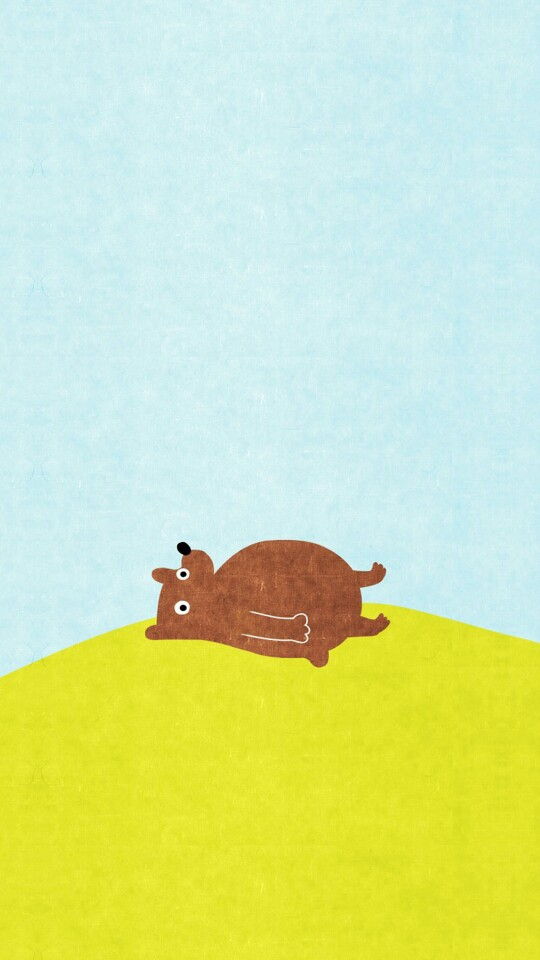
//> input picture FleaMarket/images/1.jpeg, 540 x 960 px
$ ./shash images/1.jpeg   (built with g++ and OpenCV 4)
//> lines starting //> are read from the running program, lines starting //| are printed output that depends on the picture
//> further down, matSrc is the input picture: 960 rows x 540 cols, CV_8UC3; mean B, G, R 167.9, 229.3, 211.1
#include <iostream>
#include <opencv2/opencv.hpp>
// #include <mysql++.h>
using namespace cv;
using namespace std;
// using namespace mysqlpp;

// pHash算法
int* pHashValue(Mat &matSrc)
{
	//压缩图片
	resize(matSrc, matSrc, Size(357, 419), 0, 0, INTER_NEAREST);
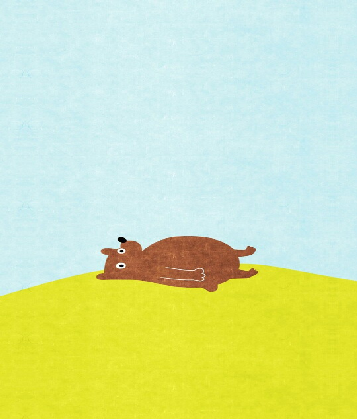
//> matSrc: 419 rows x 357 cols, CV_8UC3; mean B, G, R 168.2, 229.3, 211.1
	Mat matDst;
	resize(matSrc, matDst, Size(8, 8), 0, 0, INTER_CUBIC);

	//检查图片通道数
	if(matDst.channels() == 3){
		//将图片转为灰度图片
		cvtColor(matDst, matDst, CV_BGR2GRAY);
	}

	int iAvg = 0;
	int* arr = new int[64];

	//求取DCT系数均值（左上角8*8区块的DCT系数）
	for (int i = 0; i < 8; i++) {
		uchar* data = matDst.ptr<uchar>(i);
		int tmp = i * 8;
		for (int j = 0; j < 8; j++) {
			int tmp1 = tmp + j;
			arr[tmp1] = data[j] / 4 * 4;
			iAvg += arr[tmp1];
		}
	}
//> this loop made 8 passes
//> iAvg on passes 1 to 8: 1816, 3628, 5452, 7268, 9084, 10696, 12320, 13956
//> after the loop, iAvg = 13956

	iAvg /= 64;
//> iAvg = 218

	//计算哈希值
	for (int i = 0; i < 64; i++) {
		arr[i] = (arr[i] >= iAvg) ? 1 : 0;
	}
	return arr;
}

//汉明距离计算
int HanmingDistance(string arr1[],string arr2[])
{
	int iDiffNum = 0;

	for (int i = 0; i < 64; i++)
		if (arr1[i] != arr2[i])
			++iDiffNum;

	cout<<"iDiffNum = "<<iDiffNum<<endl;

	if (iDiffNum <= 5)
		cout<<"一样的"<<endl;
	else if (iDiffNum > 10)
		cout<<"不一样的"<<endl;
	else
		cout<<"蛮像的"<<endl;
}

int main(int argc, char ** argv){

	// [12 lines of commented-out code are left out]
			Mat matSrc;
			matSrc = imread(argv[1], CV_LOAD_IMAGE_COLOR);
			int* arr = new int[64];
			arr = pHashValue(matSrc);
			string str(64,'\0');
			for(int i = 0; i < 64; i++)
				str[i] = arr[i] + '0';

			//输出hash值
			cout<<str<<endl;
//| 1111111111111111111111111111111111111111000000000000000000000000


		// [13 lines of commented-out code are left out]
}

$ run again, on FleaMarket/images/12.png
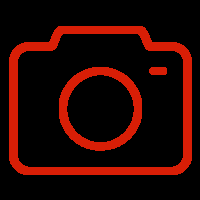
//> input picture FleaMarket/images/12.png, 200 x 200 px
//> matSrc is the input picture: 200 rows x 200 cols, CV_8UC3; mean B, G, R 1.1, 5.5, 39.8
//> in pHashValue, `resize(matSrc, matSrc, Size(357, 419), 0, 0, INTER_NEAREST);`:
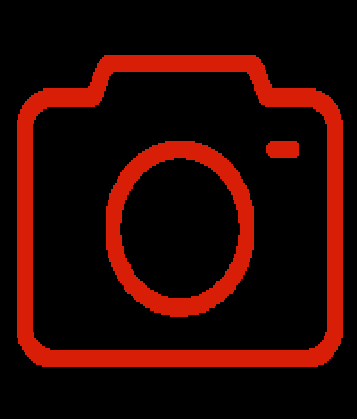
//> matSrc: 419 rows x 357 cols, CV_8UC3; mean B, G, R 1.1, 5.5, 39.9
//> the loop in pHashValue, `for (int i = 0; i < 8; i++)` made 8 passes
//> iAvg on passes 1 to 8: 0, 0, 160, 320, 640, 800, 960, 960
//> after the loop in pHashValue, `for (int i = 0; i < 8; i++)`: iAvg = 960
//> in pHashValue, `iAvg /= 64;`: iAvg = 15
//| 0000000000000000100000011000000110100101100000011000000100000000

$ run again, on FleaMarket/images/2.jpg
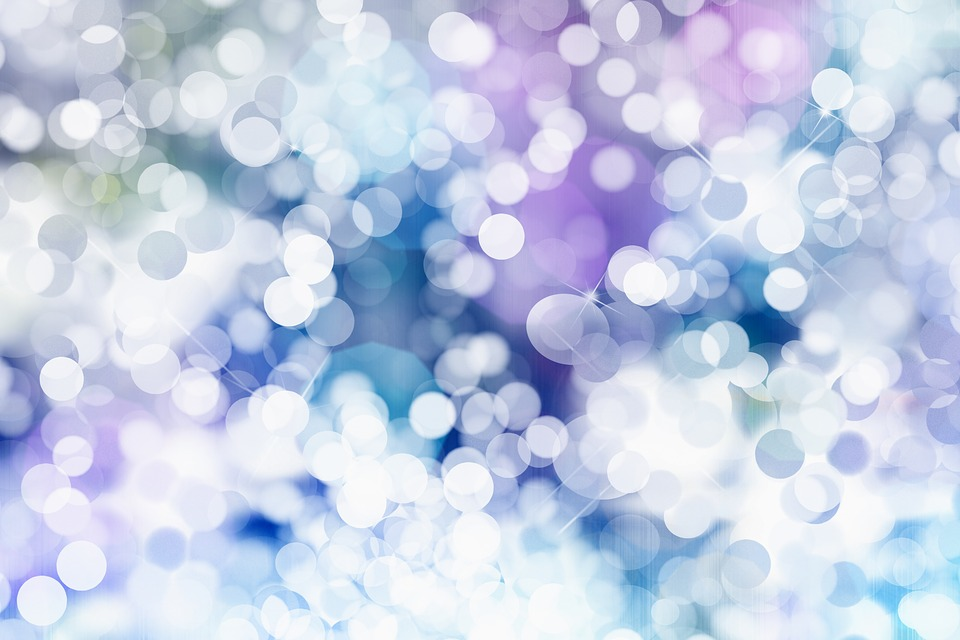
//> input picture FleaMarket/images/2.jpg, 960 x 640 px
//> matSrc is the input picture: 640 rows x 960 cols, CV_8UC3; mean B, G, R 228.4, 205.6, 195.2
//> in pHashValue, `resize(matSrc, matSrc, Size(357, 419), 0, 0, INTER_NEAREST);`:
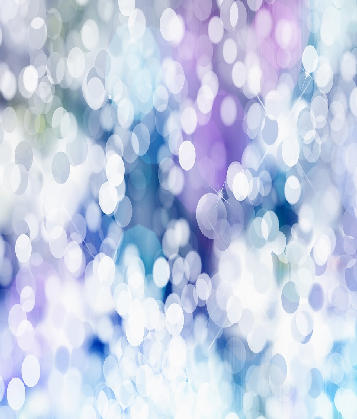
//> matSrc: 419 rows x 357 cols, CV_8UC3; mean B, G, R 228.4, 205.5, 195.2
//> the loop in pHashValue, `for (int i = 0; i < 8; i++)` made 8 passes
//> iAvg on passes 1 to 8: 1560, 3228, 4680, 6300, 7664, 9416, 11192, 12956
//> after the loop in pHashValue, `for (int i = 0; i < 8; i++)`: iAvg = 12956
//> in pHashValue, `iAvg /= 64;`: iAvg = 202
//| 1000001111110110110000111110011010000001011011111111101111011010

$ run again, on FleaMarket/images/2.png
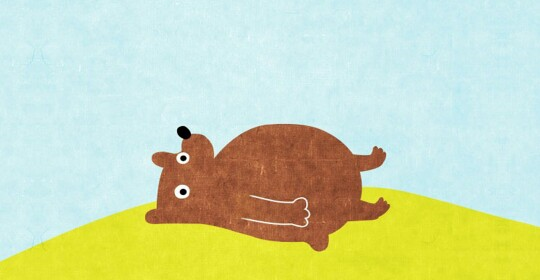
//> input picture FleaMarket/images/2.png, 540 x 280 px
//> matSrc is the input picture: 280 rows x 540 cols, CV_8UC3; mean B, G, R 176.2, 216.3, 203.6
//> in pHashValue, `resize(matSrc, matSrc, Size(357, 419), 0, 0, INTER_NEAREST);`:
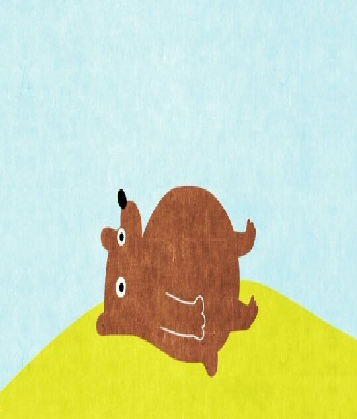
//> matSrc: 419 rows x 357 cols, CV_8UC3; mean B, G, R 176.4, 216.3, 203.5
//> the loop in pHashValue, `for (int i = 0; i < 8; i++)` made 8 passes
//> iAvg on passes 1 to 8: 1808, 3632, 5452, 7268, 8592, 10004, 11496, 13132
//> after the loop in pHashValue, `for (int i = 0; i < 8; i++)`: iAvg = 13132
//> in pHashValue, `iAvg /= 64;`: iAvg = 205
//| 1111111111111111111111111111111111000011110000111000000001010000
